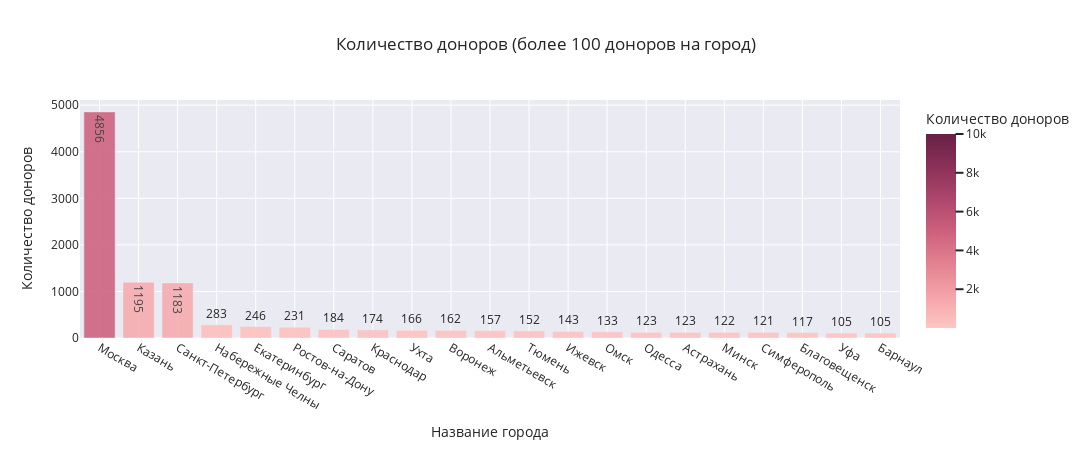

Notebook cell for this chart:
### Markdown cell above
**Комментарии:**
    
- Всего 21 город, где количество доноров более 100 человек
- В среднем в выделенной группе городов по 157 доноров, больше всего в Москве - 4856, меньше в Барнауле - 105

### Code cell
barchart_donor_city_count_large = px.bar(
    data_frame=donor_city_count_large,
    y="количество",
    x="город",
    color="количество",
    opacity=0.9,                  
    orientation="v",              
    barmode='relative',
    #color_discrete_sequence=['palevioletred'],               
    color_continuous_scale=px.colors.sequential.Burg,                                 
    range_color=[1,10000],                                   
    text='количество',            
    hover_name='город',  
    #hover_data=['количество'],    
    labels={"количество":"Количество доноров", "город":"Название города"},           
    title='Количество доноров (более 100 доноров на город)', 
    width=1100,                  
    height=450,                   
    template='seaborn'          
)
barchart_donor_city_count_large

### Figure 1 — Plotly figure (JSON) as saved in the notebook; plotly's stock layout.template omitted (floating-point values rounded to 4 significant figures)
{"data": [{"alignmentgroup": "True", "hovertemplate": "<b>%{hovertext}</b><br><br>Название города=%{x}<br>Количество доноров=%{marker.color}<extra></extra>", "hovertext": ["Москва", "Казань", "Санкт-Петербург", "Набережные Челны", "Екатеринбург", "Ростов-на-Дону", "Саратов", "Краснодар", "Ухта", "Воронеж", "Альметьевск", "Тюмень", "Ижевск", "Омск", "Одесса", "Астрахань", "Минск", "Симферополь", "Благовещенск", "Уфа", "Барнаул"], "legendgroup": "", "marker": {"color": [4856, 1195, 1183, 283, 246, 231, 184, 174, 166, 162, 157, 152, 143, 133, 123, 123, 122, 121, 117, 105, 105], "coloraxis": "coloraxis", "opacity": 0.9, "pattern": {"shape": ""}}, "name": "", "offsetgroup": "", "orientation": "v", "showlegend": false, "text": [4856, 1195, 1183, 283, 246, 231, 184, 174, 166, 162, 157, 152, 143, 133, 123, 123, 122, 121, 117, 105, 105], "textposition": "auto", "type": "bar", "x": ["Москва", "Казань", "Санкт-Петербург", "Набережные Челны", "Екатеринбург", "Ростов-на-Дону", "Саратов", "Краснодар", "Ухта", "Воронеж", "Альметьевск", "Тюмень", "Ижевск", "Омск", "Одесса", "Астрахань", "Минск", "Симферополь", "Благовещенск", "Уфа", "Барнаул"], "xaxis": "x", "y": [4856, 1195, 1183, 283, 246, 231, 184, 174, 166, 162, 157, 152, 143, 133, 123, 123, 122, 121, 117, 105, 105], "yaxis": "y"}], "layout": {"barmode": "relative", "coloraxis": {"cmax": 10000, "cmin": 1, "colorbar": {"title": {"text": "Количество доноров"}}, "colorscale": [[0, "rgb(255, 198, 196)"], [0.1667, "rgb(244, 163, 168)"], [0.3333, "rgb(227, 129, 145)"], [0.5, "rgb(204, 96, 125)"], [0.6667, "rgb(173, 70, 108)"], [0.8333, "rgb(139, 48, 88)"], [1, "rgb(103, 32, 68)"]]}, "height": 450, "legend": {"tracegroupgap": 0}, "title": {"text": "Количество доноров (более 100 доноров на город)"}, "width": 1100, "xaxis": {"anchor": "y", "domain": [0, 1], "title": {"text": "Название города"}}, "yaxis": {"anchor": "x", "domain": [0, 1], "title": {"text": "Количество доноров"}}}}
